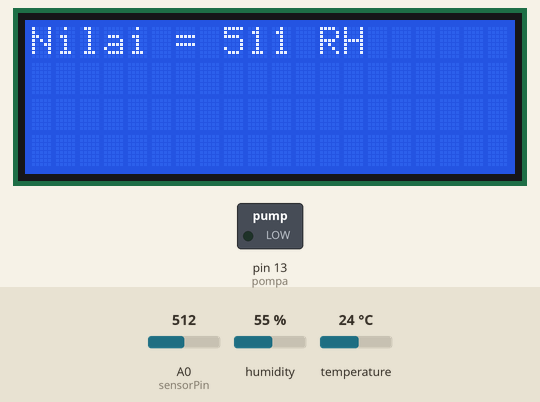
The sketch below on a simulated Arduino Uno, built with avr-gcc and run on an emulated ATmega328P. On the bench: 20×4 character LCD, switched loads named in the sketch (green lamp = pin HIGH). The test bench sets the inputs (shaded band); at power-on: A0 (sensorPin) = 512, humidity 55 %, temperature 24 °C. Pins used as bus, display or sensor lines are not drawn; what the sketch prints to the serial monitor is not drawn.

Above: at 1.2 s.
1.3 s: A0 (sensorPin) set to 542
At 1.9 s:
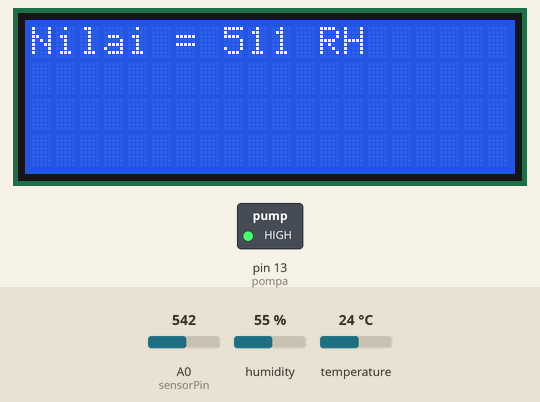
5.1 s: A0 (sensorPin) set to 511
At 7.2 s:
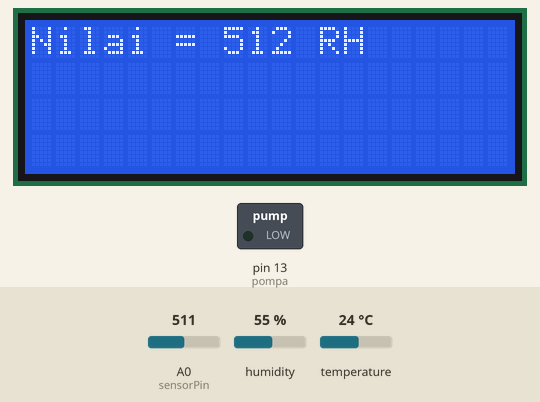
8.2 s: A0 (sensorPin) set to 490
At 9.8 s:
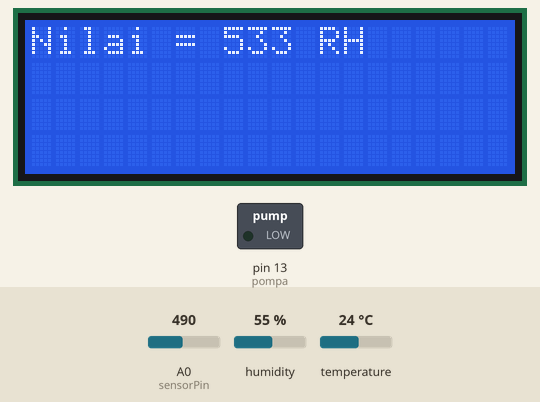
Timing chart, 0 to 11.3 s (numbered marks = the images above; inputs shaded):
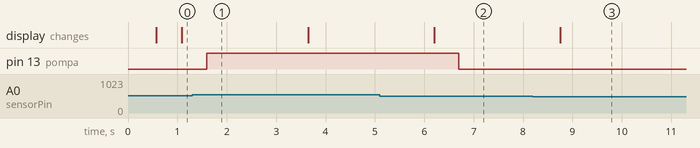

The sketch:

Versi_2.0.ino
```cpp
    // CONFIG KELEMBAPAN TANAH
int sensorPin = A0;   // pin sensor
int powerPin  = 2;    // untuk pengganti VCC

    // CONFIG POMPA
int pompa = 13;   // pin pompa

    // CONFIG LCD I2C
#include <Wire.h>
#include <LiquidCrystal_I2C.h>
LiquidCrystal_I2C lcd(0x27, 20, 4); // set the LCD address to 0x27 for a 16 chars and 2 line display

    // CONFIG SUHU
#include <DHT.h>                    //library DHT
#define DHTPIN 3                    //pin DATA konek ke pin 3 Arduino
#define DHTTYPE DHT11               //tipe sensor DHT11
DHT dht(DHTPIN, DHTTYPE);           //set sensor + koneksi pin
float humi, temp;                   //deklarasi variabel

int bacaSensor() {
    // CONFIG READ SENSOR
  digitalWrite(powerPin, HIGH);             // hidupkan power
  delay(500);
  int nilaiSensor = analogRead(sensorPin);  // baca nilai analog dari sensor
  digitalWrite(powerPin, LOW);
  return 1023 - nilaiSensor;                // makin lembab maka makin tinggi nilai outputnya
}

void setup () {
    // DISPLAY SERIAL MONITOR
  Serial.begin(9600);

    // SETUP LCD
  lcd.begin();                       // Initialize the lcd

      // SETUP POMPA
  pinMode(pompa, OUTPUT);

    // SETUP SENSOR KELEMBAPAN TANAH
  pinMode(powerPin, OUTPUT);        // jadikan pin power sebagai output
  digitalWrite(powerPin, LOW);      // default bernilai LOW
}

void loop () {
    // SHOW KELEMBAPAN TANAH IN SERIAL MONITOR
  Serial.print("Nilai kelembaban: ");
  Serial.println(bacaSensor());

    // SHOW KELEMBAPAN TANAH IN LCD I2C
  lcd.setCursor(0,0);
  lcd.print("Nilai = ");
  lcd.print(bacaSensor());
  lcd.print(" RH                ");

  if(bacaSensor() < 500) {
    digitalWrite(pompa,HIGH);       // Pompa akan menyala
  } else {
    digitalWrite(pompa,LOW);        // Pompa akan mati
  }

  humi = dht.readHumidity();        //baca kelembaban
  temp = dht.readTemperature();     //baca suhu
  if (isnan(humi) || isnan(temp)) { //jika tidak ada hasil
    Serial.println("DHT11 tidak terbaca... !");
    return;
  }
  else{//jika ada hasilnya
  Serial.print("Suhu=");            //kirim serial "Suhu"
  Serial.print(temp);               //kirim serial nilai suhu
  Serial.println("C");              //kirim serial "C" Celcius
  Serial.print("Humi=");            //kirim serial "Humi"
  Serial.print(humi);               //kirim serial nilai kelembaban
  Serial.println("%RH");            //kirim serial "%RH"
  }
  delay(1000);            //tunda 1 detik untuk pembacaan berikutnya

}
```

Measured:
- the behaviour switches between 523 and 524 on A0 (sensorPin) (found by bisection; images 0 and 1)
- after the input at 1.3 s, pin 13 (pompa): LOW → HIGH after 0.29 s
- after the input at 5.1 s, pin 13 (pompa): HIGH → LOW after 1.6 s; the display: changes after 1.1 s (image 2)
- after the input at 8.2 s, the display: changes after 0.55 s (image 3)
